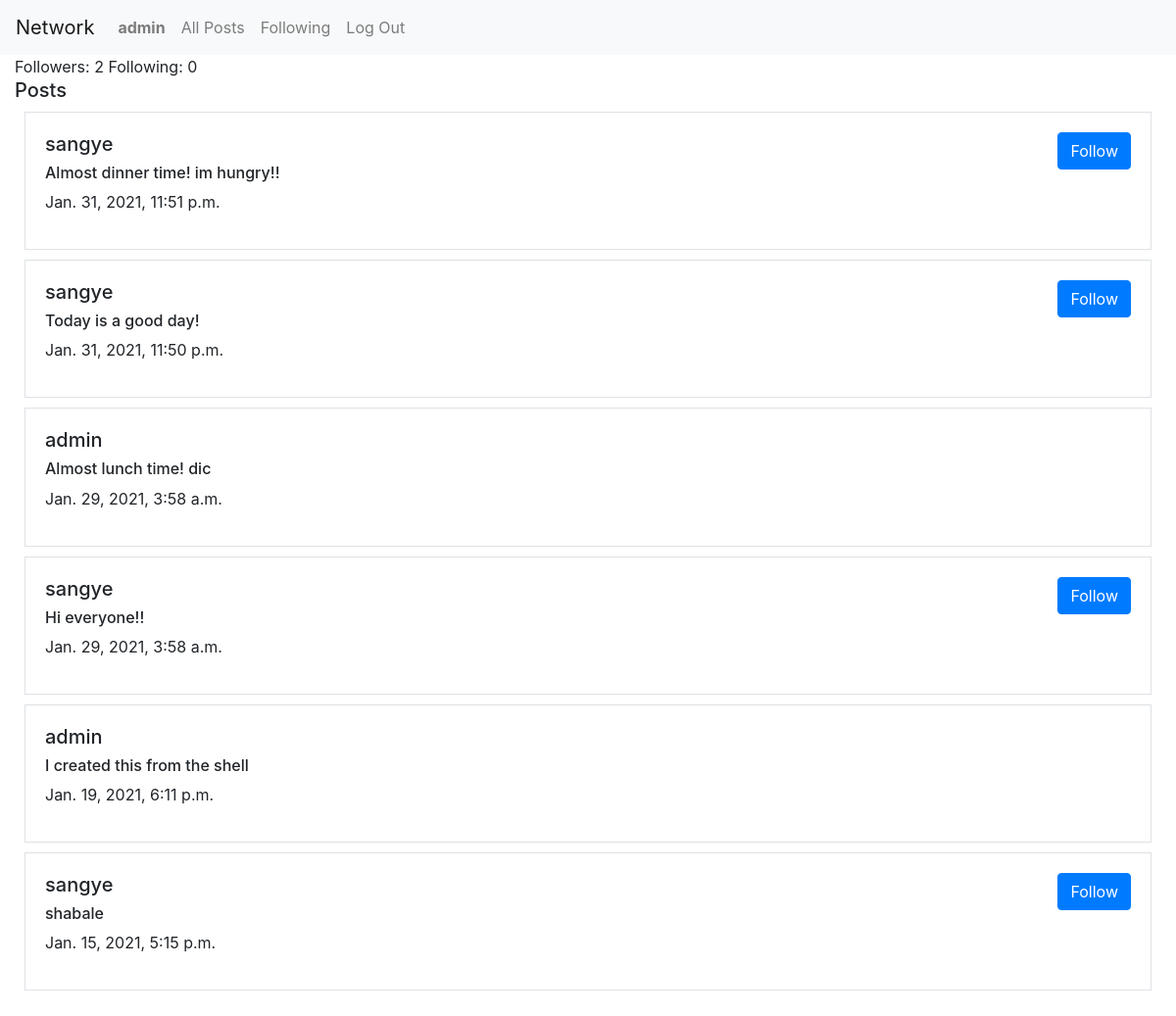
/profile (signed in), run on the app's committed database.
### network/models.py (models this page shows, shortened)
class User(AbstractUser):
    pass

class Post(models.Model):
    user = models.ForeignKey(User, on_delete=models.CASCADE)
    post = models.TextField()
    date_added = models.DateTimeField(auto_now=True)
    liked_users = models.ManyToManyField(User, related_name='liked_posts')

### network/views.py (the view)
# urls.py: path("profile", views.profile, name="profile"),
def profile(request):
    if request.method == 'POST':
        data = json.loads(request.body)
        btn_value = data['btn_value']
        user_id = data['user_id']
        user = User.objects.get(id=user_id)
        if btn_value == 'unfollow':
            Profile.objects.filter(follower=request.user, following=user).delete()
        else:
            new_profile = Profile(follower=request.user, following=user)
            new_profile.save()
        return JsonResponse(f'{btn_value}ed {user} successfully!', safe=False)
    else:
        user = request.user
        following = Profile.objects.filter(follower=user).count()
        follower = Profile.objects.filter(following=user).count()
        follower_list = [person.following for person in Profile.objects.filter(follower=user)]
        posts = Post.objects.order_by('date_added').reverse()
        context = {'follower': follower, 'following': following, 'posts': posts, 'follower_list': follower_list}
        return render(request, "network/profile.html", context)

### network/templates/network/profile.html
{% extends "network/layout.html" %}
{% block body %}
    Followers: {{ follower }}
    Following: {{ following }}
    <h5>Posts</h5>
    {% for post in posts %}
        <div class="border">
            {% if post.user != request.user %}
                {% if post.user in follower_list %}
                    <button data-follow="unfollow" data-user_id='{{ post.user.id }}' class="btn btn-primary follow-btn">Unfollow</button>
                {% else %}
                    <button data-follow="follow" data-user_id='{{ post.user.id }}' class="btn btn-primary follow-btn">Follow</button>
                {% endif %}
            {% endif %}
            <h5>{{ post.user }}</h5>
            <h6>{{ post.post }}</h6>
            <p>{{ post.date_added }}</p>
        </div>
    {% endfor %}
{% endblock %}

### network/templates/network/layout.html (shortened to what this page needs)
{% load static %}
<!DOCTYPE html>
<html lang="en">
    <head>
        <link rel="stylesheet" href="https://cdnjs.cloudflare.com/ajax/libs/font-awesome/4.7.0/css/font-awesome.min.css">
        <link rel="stylesheet" href="https://stackpath.bootstrapcdn.com/bootstrap/4.4.1/css/bootstrap.min.css">
        <link href="{% static 'network/styles.css' %}" rel="stylesheet">
    </head>
    <body>
        <nav class="navbar navbar-expand-lg navbar-light bg-light">
            <a class="navbar-brand" href="#">Network</a>
            <div>
              <ul class="navbar-nav mr-auto">
                {% if user.is_authenticated %}
                    <li class="nav-item">
                        <a class="nav-link" href="{% url 'profile' %}"><strong>{{ user.username }}</strong></a>
                    </li>
                {% endif %}
                <li class="nav-item">
                  <a class="nav-link" href="{% url 'index' %}">All Posts</a>
                </li>
                {% if user.is_authenticated %}
                    <li class="nav-item">
                        <a class="nav-link" href="{% url 'following' %}">Following</a>
                    </li>
                    <li class="nav-item">
                        <a class="nav-link" href="{% url 'logout' %}">Log Out</a>
                    </li>
                {% endif %}
              </ul>
            </div>
          </nav>
        <div class="body container-fluid">
            {% block body %}
            {% endblock %}
        </div>
    </body>
</html>

### network/static/network/styles.css (style rules this page uses)
.border { border: 2px solid black; padding: 20px; margin: 10px; }
.follow-btn { float: right; }

### data on the page
User: username "admin"
Post: user "sangye", post "Almost dinner time! im hungry!!", date_added "Jan. 31, 2021, 11:51 p.m."
Post: user "sangye", post "Today is a good day!", date_added "Jan. 31, 2021, 11:50 p.m."
Post: user "admin", post "Almost lunch time! dic", date_added "Jan. 29, 2021, 3:58 a.m."
Post: user "sangye", post "Hi everyone!!", date_added "Jan. 29, 2021, 3:58 a.m."
Post: user "admin", post "I created this from the shell", date_added "Jan. 19, 2021, 6:11 p.m."
Post: user "sangye", post "shabale", date_added "Jan. 15, 2021, 5:15 p.m."

### other printed values
{{ follower }} "2"
{{ following }} "0"
